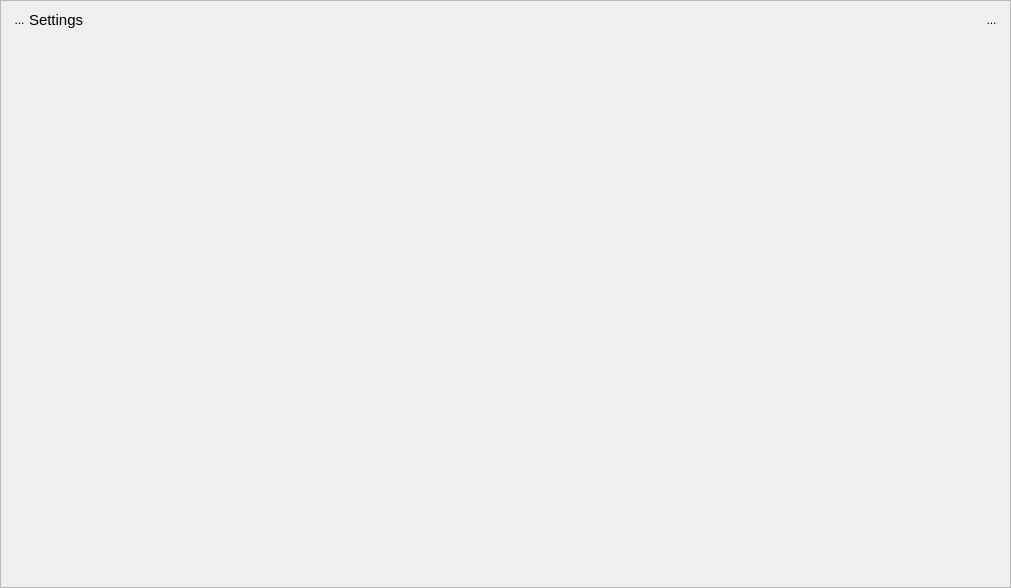
<?xml version="1.0" encoding="UTF-8"?>
<ui version="4.0">
 <class>GnavsDockWidgetBase</class>
 <widget class="QDockWidget" name="GnavsDockWidgetBase">
  <property name="geometry">
   <rect>
    <x>0</x>
    <y>0</y>
    <width>1011</width>
    <height>588</height>
   </rect>
  </property>
  <property name="minimumSize">
   <size>
    <width>150</width>
    <height>113</height>
   </size>
  </property>
  <property name="windowTitle">
   <string>GNAVS - GNSS Navigate and Save</string>
  </property>
  <widget class="QWidget" name="dockWidgetContents">
   <layout class="QGridLayout" name="gridLayout">
    <property name="leftMargin">
     <number>0</number>
    </property>
    <property name="topMargin">
     <number>0</number>
    </property>
    <property name="rightMargin">
     <number>0</number>
    </property>
    <property name="bottomMargin">
     <number>0</number>
    </property>
    <item row="0" column="0">
     <widget class="QScrollArea" name="scrollArea">
      <property name="tabletTracking">
       <bool>true</bool>
      </property>
      <property name="styleSheet">
       <string notr="true"/>
      </property>
      <property name="widgetResizable">
       <bool>true</bool>
      </property>
      <widget class="QWidget" name="scrollAreaWidgetContents">
       <property name="geometry">
        <rect>
         <x>0</x>
         <y>0</y>
         <width>1009</width>
         <height>560</height>
        </rect>
       </property>
       <layout class="QVBoxLayout">
        <item>
         <layout class="QHBoxLayout" name="horizontalLayout">
          <property name="spacing">
           <number>0</number>
          </property>
          <property name="topMargin">
           <number>0</number>
          </property>
          <item>
           <widget class="QToolButton" name="lfbHomeBtn">
            <property name="styleSheet">
             <string notr="true">background:transparent;
border:none;</string>
            </property>
            <property name="text">
             <string>...</string>
            </property>
           </widget>
          </item>
          <item>
           <widget class="QLabel" name="lfbHeadlineLabel">
            <property name="font">
             <font>
              <pointsize>11</pointsize>
              <weight>50</weight>
              <bold>false</bold>
             </font>
            </property>
            <property name="text">
             <string>Settings</string>
            </property>
           </widget>
          </item>
          <item>
           <spacer name="horizontalSpacer">
            <property name="orientation">
             <enum>Qt::Horizontal</enum>
            </property>
            <property name="sizeHint" stdset="0">
             <size>
              <width>40</width>
              <height>20</height>
             </size>
            </property>
           </spacer>
          </item>
          <item>
           <widget class="QToolButton" name="lfbSettingsBtn">
            <property name="styleSheet">
             <string notr="true">background:transparent;
border:none;</string>
            </property>
            <property name="text">
             <string>...</string>
            </property>
           </widget>
          </item>
         </layout>
        </item>
        <item>
         <layout class="QVBoxLayout" name="geMainLayout"/>
        </item>
        <item>
         <spacer name="verticalSpacer">
          <property name="orientation">
           <enum>Qt::Vertical</enum>
          </property>
          <property name="sizeHint" stdset="0">
           <size>
            <width>20</width>
            <height>40</height>
           </size>
          </property>
         </spacer>
        </item>
       </layout>
      </widget>
     </widget>
    </item>
   </layout>
  </widget>
 </widget>
 <resources/>
 <connections/>
</ui>
